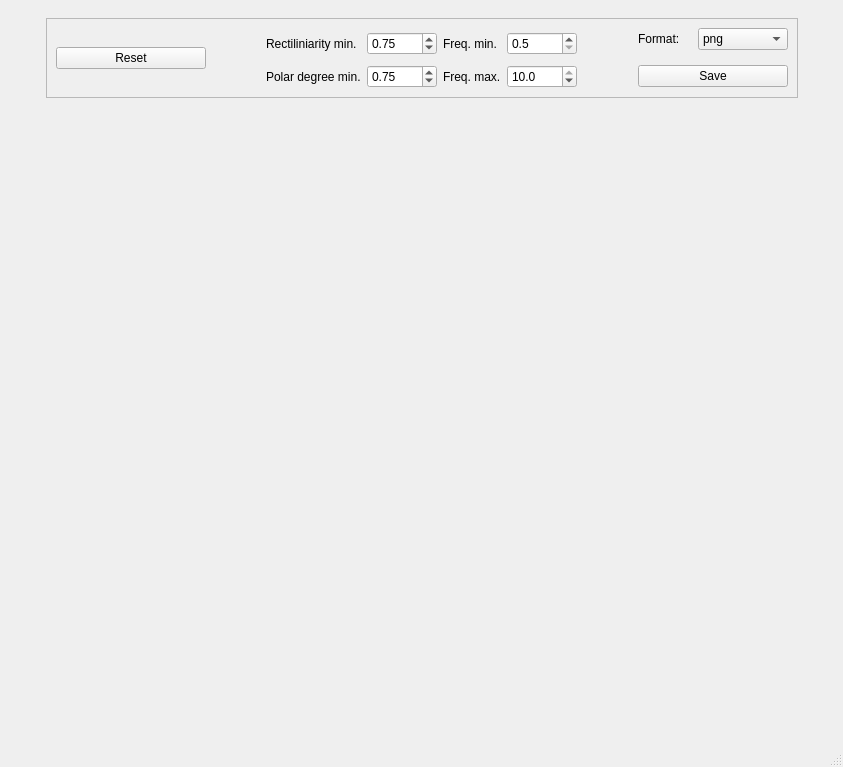
<?xml version="1.0" encoding="UTF-8"?>
<ui version="4.0">
 <class>MainWindow</class>
 <widget class="QMainWindow" name="MainWindow">
  <property name="geometry">
   <rect>
    <x>0</x>
    <y>0</y>
    <width>843</width>
    <height>767</height>
   </rect>
  </property>
  <property name="windowTitle">
   <string>Event ID - Polar attribute</string>
  </property>
  <widget class="QWidget" name="centralwidget">
   <layout class="QVBoxLayout" name="verticalLayout">
    <item>
     <widget class="QWidget" name="widget_2" native="true">
      <property name="minimumSize">
       <size>
        <width>0</width>
        <height>90</height>
       </size>
      </property>
      <property name="maximumSize">
       <size>
        <width>16777215</width>
        <height>90</height>
       </size>
      </property>
      <layout class="QHBoxLayout" name="horizontalLayout">
       <item>
        <spacer name="horizontalSpacer">
         <property name="orientation">
          <enum>Qt::Horizontal</enum>
         </property>
         <property name="sizeHint" stdset="0">
          <size>
           <width>88</width>
           <height>20</height>
          </size>
         </property>
        </spacer>
       </item>
       <item>
        <widget class="QFrame" name="frame">
         <property name="minimumSize">
          <size>
           <width>700</width>
           <height>80</height>
          </size>
         </property>
         <property name="maximumSize">
          <size>
           <width>16777215</width>
           <height>80</height>
          </size>
         </property>
         <property name="frameShape">
          <enum>QFrame::StyledPanel</enum>
         </property>
         <property name="frameShadow">
          <enum>QFrame::Raised</enum>
         </property>
         <layout class="QGridLayout" name="gridLayout">
          <item row="2" column="4">
           <widget class="QLabel" name="label_5">
            <property name="text">
             <string>Freq. max.</string>
            </property>
           </widget>
          </item>
          <item row="0" column="8">
           <widget class="QComboBox" name="comboBox">
            <property name="minimumSize">
             <size>
              <width>90</width>
              <height>0</height>
             </size>
            </property>
            <item>
             <property name="text">
              <string>png</string>
             </property>
            </item>
            <item>
             <property name="text">
              <string>pdf</string>
             </property>
            </item>
            <item>
             <property name="text">
              <string>svg</string>
             </property>
            </item>
           </widget>
          </item>
          <item row="0" column="4" rowspan="2">
           <widget class="QLabel" name="label_4">
            <property name="text">
             <string>Freq. min.</string>
            </property>
           </widget>
          </item>
          <item row="0" column="5" rowspan="2">
           <widget class="QDoubleSpinBox" name="doubleSpinBox_3">
            <property name="minimumSize">
             <size>
              <width>70</width>
              <height>0</height>
             </size>
            </property>
            <property name="decimals">
             <number>1</number>
            </property>
            <property name="minimum">
             <double>0.500000000000000</double>
            </property>
            <property name="maximum">
             <double>10.000000000000000</double>
            </property>
            <property name="singleStep">
             <double>0.500000000000000</double>
            </property>
            <property name="value">
             <double>0.500000000000000</double>
            </property>
           </widget>
          </item>
          <item row="0" column="2" rowspan="2">
           <widget class="QLabel" name="label">
            <property name="text">
             <string>Rectiliniarity min.</string>
            </property>
           </widget>
          </item>
          <item row="2" column="2">
           <widget class="QLabel" name="label_3">
            <property name="text">
             <string>Polar degree min.</string>
            </property>
           </widget>
          </item>
          <item row="0" column="3" rowspan="2">
           <widget class="QDoubleSpinBox" name="doubleSpinBox">
            <property name="minimumSize">
             <size>
              <width>70</width>
              <height>0</height>
             </size>
            </property>
            <property name="decimals">
             <number>2</number>
            </property>
            <property name="maximum">
             <double>1.000000000000000</double>
            </property>
            <property name="singleStep">
             <double>0.050000000000000</double>
            </property>
            <property name="value">
             <double>0.750000000000000</double>
            </property>
           </widget>
          </item>
          <item row="2" column="3">
           <widget class="QDoubleSpinBox" name="doubleSpinBox_2">
            <property name="decimals">
             <number>2</number>
            </property>
            <property name="maximum">
             <double>1.000000000000000</double>
            </property>
            <property name="singleStep">
             <double>0.050000000000000</double>
            </property>
            <property name="value">
             <double>0.750000000000000</double>
            </property>
           </widget>
          </item>
          <item row="0" column="0" rowspan="3">
           <widget class="QPushButton" name="pushButton">
            <property name="minimumSize">
             <size>
              <width>150</width>
              <height>0</height>
             </size>
            </property>
            <property name="text">
             <string>Reset</string>
            </property>
           </widget>
          </item>
          <item row="2" column="7" colspan="2">
           <widget class="QPushButton" name="pushButton_2">
            <property name="minimumSize">
             <size>
              <width>150</width>
              <height>0</height>
             </size>
            </property>
            <property name="text">
             <string>Save</string>
            </property>
           </widget>
          </item>
          <item row="0" column="7">
           <widget class="QLabel" name="label_2">
            <property name="layoutDirection">
             <enum>Qt::LeftToRight</enum>
            </property>
            <property name="text">
             <string>Format:</string>
            </property>
            <property name="alignment">
             <set>Qt::AlignLeading|Qt::AlignLeft|Qt::AlignVCenter</set>
            </property>
           </widget>
          </item>
          <item row="2" column="5">
           <widget class="QDoubleSpinBox" name="doubleSpinBox_4">
            <property name="decimals">
             <number>1</number>
            </property>
            <property name="minimum">
             <double>0.500000000000000</double>
            </property>
            <property name="maximum">
             <double>10.000000000000000</double>
            </property>
            <property name="singleStep">
             <double>0.500000000000000</double>
            </property>
            <property name="value">
             <double>10.000000000000000</double>
            </property>
           </widget>
          </item>
          <item row="1" column="6" rowspan="2">
           <spacer name="horizontalSpacer_4">
            <property name="orientation">
             <enum>Qt::Horizontal</enum>
            </property>
            <property name="sizeHint" stdset="0">
             <size>
              <width>85</width>
              <height>20</height>
             </size>
            </property>
           </spacer>
          </item>
          <item row="1" column="1" rowspan="2">
           <spacer name="horizontalSpacer_3">
            <property name="orientation">
             <enum>Qt::Horizontal</enum>
            </property>
            <property name="sizeHint" stdset="0">
             <size>
              <width>85</width>
              <height>20</height>
             </size>
            </property>
           </spacer>
          </item>
         </layout>
        </widget>
       </item>
       <item>
        <spacer name="horizontalSpacer_2">
         <property name="orientation">
          <enum>Qt::Horizontal</enum>
         </property>
         <property name="sizeHint" stdset="0">
          <size>
           <width>87</width>
           <height>20</height>
          </size>
         </property>
        </spacer>
       </item>
      </layout>
     </widget>
    </item>
    <item>
     <widget class="QWidget" name="widget" native="true">
      <layout class="QVBoxLayout" name="verticalLayout_2"/>
     </widget>
    </item>
   </layout>
  </widget>
  <widget class="QMenuBar" name="menubar">
   <property name="geometry">
    <rect>
     <x>0</x>
     <y>0</y>
     <width>843</width>
     <height>22</height>
    </rect>
   </property>
  </widget>
  <widget class="QStatusBar" name="statusbar"/>
 </widget>
 <resources/>
 <connections/>
</ui>
